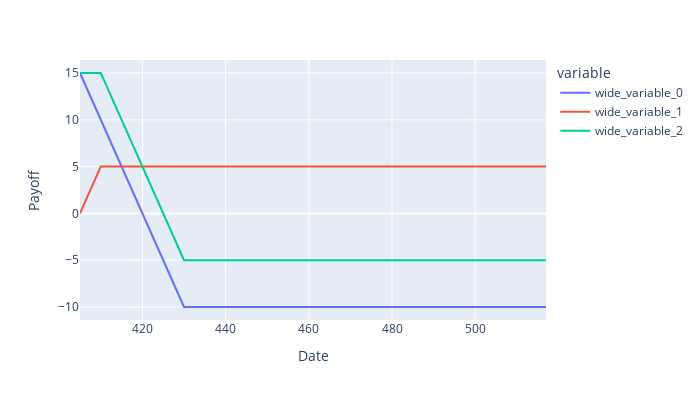

Notebook cell for this chart:
### Markdown cell above
### Bear Put Spread Payoff

### Code cell
payoff_bear_put_spread = payoff_long_put + payoff_short_put

print(f'Max Profit {max(payoff_bear_put_spread)}')
print(f'Max Loss {min(payoff_bear_put_spread)}')

fig = px.line(x=spot,y=[payoff_long_put,payoff_short_put,payoff_bear_put_spread])
fig.update_layout(height = 400, width = 700, xaxis_title = 'Date', yaxis_title = 'Payoff')

### Figure 1 — Plotly figure (JSON) as saved in the notebook; plotly's stock layout.template omitted (floating-point values rounded to 4 significant figures)
{"data": [{"hovertemplate": "variable=wide_variable_0<br>x=%{x}<br>value=%{y}<extra></extra>", "legendgroup": "wide_variable_0", "line": {"color": "#636efa", "dash": "solid"}, "marker": {"symbol": "circle"}, "mode": "lines", "name": "wide_variable_0", "orientation": "v", "showlegend": true, "type": "scatter", "x": [405, 406, 407, 408, 409, 410, 411, 412, 413, 414, 415, 416, 417, 418, 419, 420, 421, 422, 423, 424, 425, 426, 427, 428, 429, 430, 431, 432, 433, 434, 435, 436, 437, 438, 439, 440, 441, 442, 443, 444, 445, 446, 447, 448, 449, 450, 451, 452, 453, 454, 455, 456, 457, 458, 459, 460, 461, 462, 463, 464, 465, 466, 467, 468, 469, 470, 471, 472, 473, 474, 475, 476, 477, 478, 479, 480, 481, 482, 483, 484, 485, 486, 487, 488, 489, 490, 491, 492, 493, 494, 495, 496, 497, 498, 499, 500, 501, 502, 503, 504, 505, 506, 507, 508, 509, 510, 511, 512, 513, 514, 515, 516, 517], "xaxis": "x", "y": [15, 14, 13, 12, 11, 10, 9, 8, 7, 6, 5, 4, 3, 2, 1, 0, -1, -2, -3, -4, -5, -6, -7, -8, -9, -10, -10, -10, -10, -10, -10, -10, -10, -10, -10, -10, -10, -10, -10, -10, -10, -10, -10, -10, -10, -10, -10, -10, -10, -10, -10, -10, -10, -10, -10, -10, -10, -10, -10, -10, -10, -10, -10, -10, -10, -10, -10, -10, -10, -10, -10, -10, -10, -10, -10, -10, -10, -10, -10, -10, -10, -10, -10, -10, -10, -10, -10, -10, -10, -10, -10, -10, -10, -10, -10, -10, -10, -10, -10, -10, -10, -10, -10, -10, -10, -10, -10, -10, -10, -10, -10, -10, -10], "yaxis": "y"}, {"hovertemplate": "variable=wide_variable_1<br>x=%{x}<br>value=%{y}<extra></extra>", "legendgroup": "wide_variable_1", "line": {"color": "#EF553B", "dash": "solid"}, "marker": {"symbol": "circle"}, "mode": "lines", "name": "wide_variable_1", "orientation": "v", "showlegend": true, "type": "scatter", "x": [405, 406, 407, 408, 409, 410, 411, 412, 413, 414, 415, 416, 417, 418, 419, 420, 421, 422, 423, 424, 425, 426, 427, 428, 429, 430, 431, 432, 433, 434, 435, 436, 437, 438, 439, 440, 441, 442, 443, 444, 445, 446, 447, 448, 449, 450, 451, 452, 453, 454, 455, 456, 457, 458, 459, 460, 461, 462, 463, 464, 465, 466, 467, 468, 469, 470, 471, 472, 473, 474, 475, 476, 477, 478, 479, 480, 481, 482, 483, 484, 485, 486, 487, 488, 489, 490, 491, 492, 493, 494, 495, 496, 497, 498, 499, 500, 501, 502, 503, 504, 505, 506, 507, 508, 509, 510, 511, 512, 513, 514, 515, 516, 517], "xaxis": "x", "y": [0, 1, 2, 3, 4, 5, 5, 5, 5, 5, 5, 5, 5, 5, 5, 5, 5, 5, 5, 5, 5, 5, 5, 5, 5, 5, 5, 5, 5, 5, 5, 5, 5, 5, 5, 5, 5, 5, 5, 5, 5, 5, 5, 5, 5, 5, 5, 5, 5, 5, 5, 5, 5, 5, 5, 5, 5, 5, 5, 5, 5, 5, 5, 5, 5, 5, 5, 5, 5, 5, 5, 5, 5, 5, 5, 5, 5, 5, 5, 5, 5, 5, 5, 5, 5, 5, 5, 5, 5, 5, 5, 5, 5, 5, 5, 5, 5, 5, 5, 5, 5, 5, 5, 5, 5, 5, 5, 5, 5, 5, 5, 5, 5], "yaxis": "y"}, {"hovertemplate": "variable=wide_variable_2<br>x=%{x}<br>value=%{y}<extra></extra>", "legendgroup": "wide_variable_2", "line": {"color": "#00cc96", "dash": "solid"}, "marker": {"symbol": "circle"}, "mode": "lines", "name": "wide_variable_2", "orientation": "v", "showlegend": true, "type": "scatter", "x": [405, 406, 407, 408, 409, 410, 411, 412, 413, 414, 415, 416, 417, 418, 419, 420, 421, 422, 423, 424, 425, 426, 427, 428, 429, 430, 431, 432, 433, 434, 435, 436, 437, 438, 439, 440, 441, 442, 443, 444, 445, 446, 447, 448, 449, 450, 451, 452, 453, 454, 455, 456, 457, 458, 459, 460, 461, 462, 463, 464, 465, 466, 467, 468, 469, 470, 471, 472, 473, 474, 475, 476, 477, 478, 479, 480, 481, 482, 483, 484, 485, 486, 487, 488, 489, 490, 491, 492, 493, 494, 495, 496, 497, 498, 499, 500, 501, 502, 503, 504, 505, 506, 507, 508, 509, 510, 511, 512, 513, 514, 515, 516, 517], "xaxis": "x", "y": [15, 15, 15, 15, 15, 15, 14, 13, 12, 11, 10, 9, 8, 7, 6, 5, 4, 3, 2, 1, 0, -1, -2, -3, -4, -5, -5, -5, -5, -5, -5, -5, -5, -5, -5, -5, -5, -5, -5, -5, -5, -5, -5, -5, -5, -5, -5, -5, -5, -5, -5, -5, -5, -5, -5, -5, -5, -5, -5, -5, -5, -5, -5, -5, -5, -5, -5, -5, -5, -5, -5, -5, -5, -5, -5, -5, -5, -5, -5, -5, -5, -5, -5, -5, -5, -5, -5, -5, -5, -5, -5, -5, -5, -5, -5, -5, -5, -5, -5, -5, -5, -5, -5, -5, -5, -5, -5, -5, -5, -5, -5, -5, -5], "yaxis": "y"}], "layout": {"height": 400, "legend": {"title": {"text": "variable"}, "tracegroupgap": 0}, "margin": {"t": 60}, "width": 700, "xaxis": {"anchor": "y", "domain": [0, 1], "title": {"text": "Date"}}, "yaxis": {"anchor": "x", "domain": [0, 1], "title": {"text": "Payoff"}}}}
